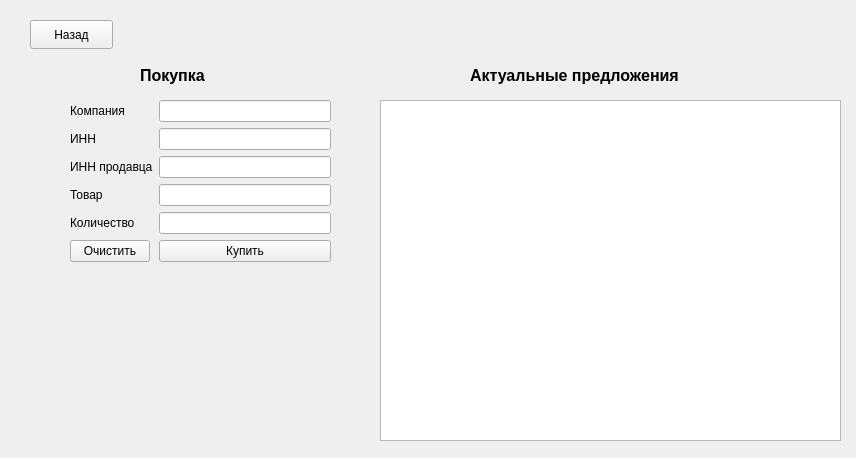
<?xml version="1.0" encoding="UTF-8"?>
<ui version="4.0">
 <class>Buyers_form</class>
 <widget class="QWidget" name="Buyers_form">
  <property name="geometry">
   <rect>
    <x>0</x>
    <y>0</y>
    <width>856</width>
    <height>458</height>
   </rect>
  </property>
  <property name="windowTitle">
   <string>Form</string>
  </property>
  <widget class="QWidget" name="formLayoutWidget">
   <property name="geometry">
    <rect>
     <x>70</x>
     <y>100</y>
     <width>261</width>
     <height>211</height>
    </rect>
   </property>
   <layout class="QFormLayout" name="formLayout">
    <item row="0" column="1">
     <widget class="QLineEdit" name="lineEdit"/>
    </item>
    <item row="1" column="1">
     <widget class="QLineEdit" name="lineEdit_2"/>
    </item>
    <item row="2" column="1">
     <widget class="QLineEdit" name="lineEdit_3"/>
    </item>
    <item row="3" column="1">
     <widget class="QLineEdit" name="lineEdit_4"/>
    </item>
    <item row="4" column="1">
     <widget class="QLineEdit" name="lineEdit_5"/>
    </item>
    <item row="0" column="0">
     <widget class="QLabel" name="label">
      <property name="text">
       <string>Компания</string>
      </property>
     </widget>
    </item>
    <item row="1" column="0">
     <widget class="QLabel" name="label_2">
      <property name="text">
       <string>ИНН</string>
      </property>
     </widget>
    </item>
    <item row="2" column="0">
     <widget class="QLabel" name="label_3">
      <property name="text">
       <string>ИНН продавца</string>
      </property>
     </widget>
    </item>
    <item row="3" column="0">
     <widget class="QLabel" name="label_4">
      <property name="text">
       <string>Товар</string>
      </property>
     </widget>
    </item>
    <item row="4" column="0">
     <widget class="QLabel" name="label_5">
      <property name="text">
       <string>Количество</string>
      </property>
     </widget>
    </item>
    <item row="5" column="1">
     <widget class="QPushButton" name="pushButton">
      <property name="text">
       <string>Купить</string>
      </property>
     </widget>
    </item>
    <item row="5" column="0">
     <widget class="QPushButton" name="pushButton_2">
      <property name="text">
       <string>Очистить</string>
      </property>
     </widget>
    </item>
   </layout>
  </widget>
  <widget class="QLabel" name="label_6">
   <property name="geometry">
    <rect>
     <x>140</x>
     <y>60</y>
     <width>101</width>
     <height>31</height>
    </rect>
   </property>
   <property name="font">
    <font>
     <pointsize>12</pointsize>
     <bold>true</bold>
    </font>
   </property>
   <property name="text">
    <string>Покупка</string>
   </property>
  </widget>
  <widget class="QLabel" name="label_7">
   <property name="geometry">
    <rect>
     <x>470</x>
     <y>60</y>
     <width>271</width>
     <height>31</height>
    </rect>
   </property>
   <property name="font">
    <font>
     <pointsize>12</pointsize>
     <bold>true</bold>
    </font>
   </property>
   <property name="text">
    <string>Актуальные предложения</string>
   </property>
  </widget>
  <widget class="QPushButton" name="pushButton_3">
   <property name="geometry">
    <rect>
     <x>30</x>
     <y>20</y>
     <width>83</width>
     <height>29</height>
    </rect>
   </property>
   <property name="text">
    <string>Назад</string>
   </property>
  </widget>
  <widget class="QTableWidget" name="tableWidget">
   <property name="geometry">
    <rect>
     <x>380</x>
     <y>100</y>
     <width>461</width>
     <height>341</height>
    </rect>
   </property>
  </widget>
 </widget>
 <resources/>
 <connections/>
</ui>
